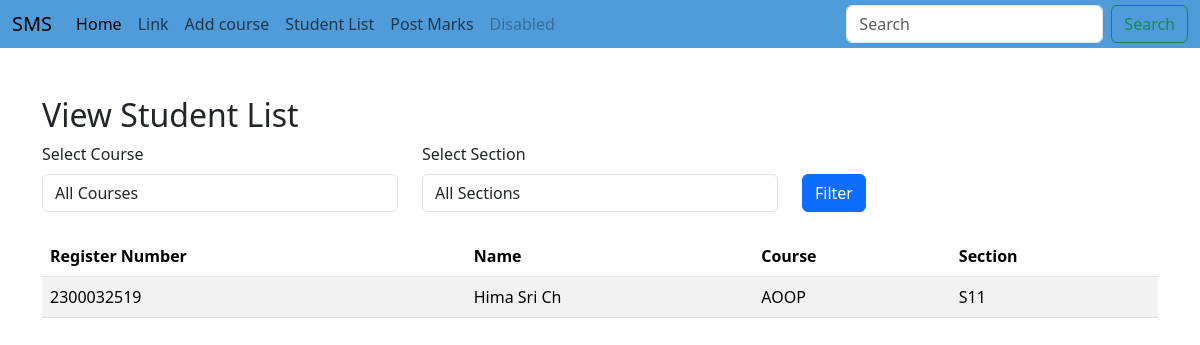
The app's page /facultyapp/view_student_list/ with its own data.
### adminapp/models.py (models this page shows)
class StudentList(models.Model):
    objects = None
    Register_Number = models.CharField(max_length=20, unique=True)
    Name = models.CharField(max_length=100)
    user = models.OneToOneField(User, on_delete=models.CASCADE, null=True)

### facultyapp/models.py (models this page shows, shortened)
class AddCourse(models.Model):
    COURSE_CHOICES = [
        ('AOOP','Advanced Object Oriented Programming'),
        ('PFSD','Python Full Stack Development'),
    ]
    SECTION_CHOICES = [
        ('S11','Section1'),
        ('S12', 'Section2'),
        ('S13', 'Section3'),
        ('S14', 'Section4'),
        ('S15', 'Section5'),
    ]
    student = models.ForeignKey(StudentList, on_delete=models.CASCADE)
    course = models.CharField(max_length=50, choices=COURSE_CHOICES)
    section = models.CharField(max_length=50, choices=SECTION_CHOICES)

### facultyapp/views.py (the view)
# urls.py: path('view_student_list/', views.view_student_list, name="view_student_list"),
def view_student_list(request):
    course = request.GET.get('course')
    section = request.GET.get('section')
    student_courses = AddCourse.objects.all()
    if course:
        student_courses = student_courses.filter(course=course)
    if section:
        student_courses = student_courses.filter(section=section)
    students = StudentList.objects.filter(id__in=student_courses.values('student_id'))
    course_choices = AddCourse.COURSE_CHOICES
    section_choices = AddCourse.SECTION_CHOICES
    context = {
        'students': students,
        'course_choices': course_choices,
        'section_choices': section_choices,
        'selected_course': course,
        'selected_section': section,
    }
    return render(request, 'facultyapp/view_student_list.html', context)

### templates/facultyapp/view_student_list.html (shortened to what this page needs)
<!DOCTYPE html>
{% extends 'Navbar/FacultyNavbar.html' %}
{% load static %}
{% block body %}
    <div class="container mt-5">
        <h2>View Student List</h2>
        <form method="get" class="mb-4">
            <div class="row">
                <div class="col-md-4">
                    <label for="course" class="form-label">Select Course</label>
                    <select name="course" id="course" class="form-control">
                        <option value="">All Courses</option>
                    </select>
                </div>
                <div class="col-md-4">
                    <label for="section" class="form-label">Select Section</label>
                    <select name="section" id="section" class="form-control">
                        <option value="">All Sections</option>
                    </select>
                </div>
                <div class="col-md-4 mt-4">
                    <button type="submit" class="btn btn-primary mt-2">Filter</button>
                </div>
            </div>
        </form>
        <table class="table table-striped">
            <thead>
                <tr>
                    <th>Register Number</th>
                    <th>Name</th>
                    <th>Course</th>
                    <th>Section</th>
                </tr>
            </thead>
            <tbody>
                {% if students %}
                    {% for student in students %}
                        <tr>
                            <td>{{ student.Register_Number }}</td>
                            <td>{{ student.Name }}</td>
                            <td>{{ student.addcourse_set.first.course }}</td>
                            <td>{{ student.addcourse_set.first.section }}</td>
                        </tr>
                    {% endfor %}
                {% else %}
                    <tr>
                        <td colspan="4" class="text-center">No students found.</td>
                    </tr>
                {% endif %}
            </tbody>
        </table>
    </div>
{% endblock %}

### records on screen
StudentList: Register_Number "2300032519", Name "Hima Sri Ch", addcourse_set.first.course "AOOP", addcourse_set.first.section "S11"
